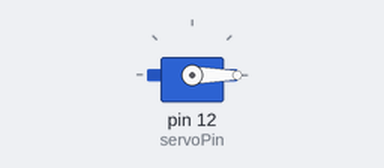
The sketch below on a simulated Arduino Uno, built with avr-gcc and run on an emulated ATmega328P. On the bench: servo.

Above: at 0.05 s.
At 0.5 s:
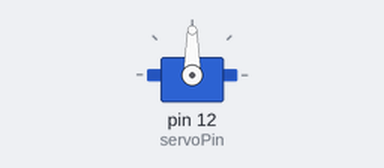
At 1.0 s:
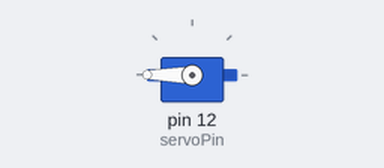
At 1.95 s:
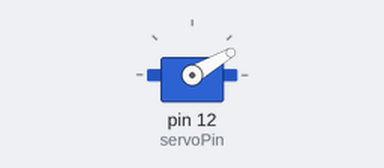
Timing chart, 0 to 4.8 s (numbered marks = the images above):
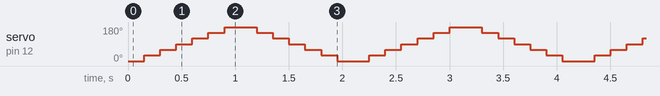

The sketch:

ServoMB.ino
```cpp
// Código de prueba del servo frontal del magnetBot.
// Hecho por Roboteam, febrero 14, 2016.

#include <Servo.h>
#define servoPin 12
Servo myservo;
int pos=0;

void setup() {
  myservo.attach(servoPin);
}

void loop() {
  for (pos = 0; pos <= 180; pos += 30) {
    myservo.write(pos);
    delay(150);
  }
  for (pos = 180; pos >= 0; pos -= 30) {
    myservo.write(pos);
    delay(150);
  }

}
```

Measured:
- by itself, servo on pin 12 (servoPin): repeats every 2.1 s: 60° 0.15 s, 90° 0.15 s, 120° 0.15 s, 150° 0.15 s, 180° 0.30 s, 150° 0.15 s, 120° 0.15 s, 90° 0.15 s, 60° 0.15 s, 30° 0.15 s, 0° 0.30 s, 30° 0.15 s
